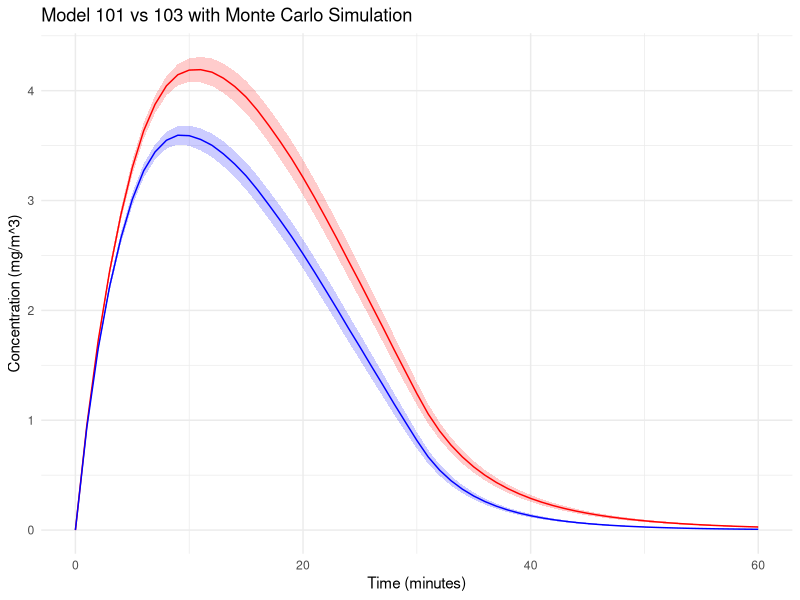
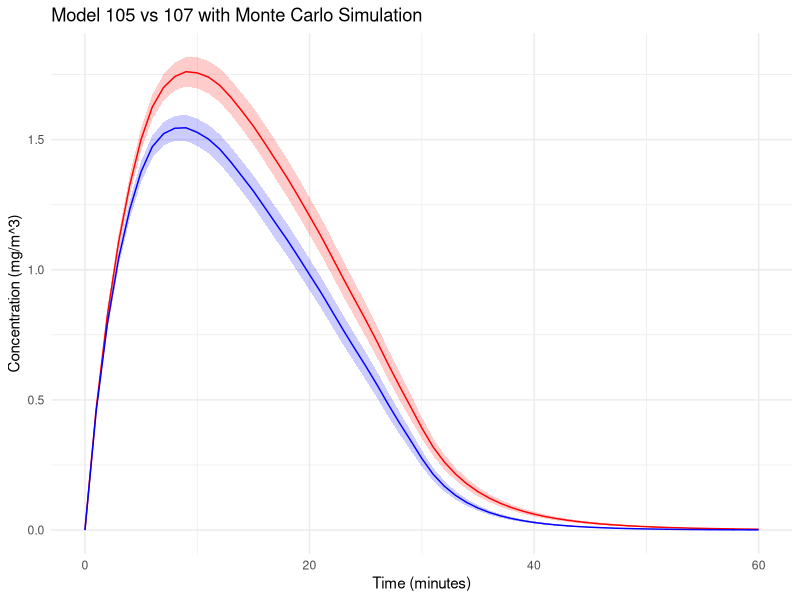

Reproduce these figures in R, in order.
# Define Model 100 with the gamma factor
model_100 <- function(G, Q, gamma) {
  C_steady <- gamma * G / Q
  return(C_steady)
}

# Define Model 101
model_101 <- function(G, Q, V, t_g, T) {
  # Create a time vector
  time_vector <- seq(0, T, by = 1)
  
# Calculate the phase of concentration increase
  C_rise <- sapply(time_vector, function(t) {
    if (t <= t_g) {
      return((G / Q) * (1 - exp((-Q * t) / V )))
    } else {
      return(NA)
    }
  })          
  
  # Concentration at the end of the emission phase as the initial concentration for the decay phase
  C0 <- (G / Q) * (1 - exp(-Q * t_g / V ))
  
  # Calculate the concentration decay phase
  C_decay <- sapply(time_vector, function(t) {
    if (t > t_g) {
      return(C0 * exp(-Q * (t - t_g) / V ))
    } else {
      return(NA)
    }
  })
  
  return(list(time = time_vector, concentration_rise = C_rise, concentration_decay = C_decay))
}


T <- 60   # Total time (minutes)
t_g <- 15 # Time of generation (minutes)
G <- 100  # mg/min
Q <- 20   # m^3/min
epsilon_L <- 0.5  # Efficiency of local exhaust
epsilon_L_F <- 0.75  # Efficiency of local exhaust filtration
Q_R <- 5  # m^3/min
epsilon_RF <- 0.9  # Efficiency of recirculation filtration
V <- 100  # m^3
gamma <- 0.25  


# Calculation of steady-state concentrations for model 100
C_steady_100 <- model_100(G, Q, gamma)

# Calculation of steady-state concentrations for model 101
results_101 <- model_101(G, Q, V, t_g, T)


# Define Model 102
model_102 <- function(G, Q, Q_R, epsilon_RF, gamma) {
  C_bar <- (gamma * G) / (Q + epsilon_RF * Q_R)
  C_RF <- C_bar * (1 - epsilon_RF)
  return(list(C_bar = C_bar, C_RF = C_RF))
}


# Define Model 103
model_103 <- function(G, Q, Q_R, epsilon_RF, V, t_g, T) {
  Q_instead <- Q + epsilon_RF * Q_R
  return(model_101(G, Q_instead, V, t_g, T))
}

T <- 60   # Total time (minutes)
t_g <- 15 # Time of generation (minutes)
G <- 100  # mg/min
Q <- 20   # m^3/min
epsilon_L <- 0.5  # Efficiency of local exhaust
epsilon_L_F <- 0.75  # Efficiency of local exhaust filtration
Q_R <- 5  # m^3/min
epsilon_RF <- 0.9  # Efficiency of recirculation filtration
V <- 100  # m^3
gamma <- 0.25  

results_102 <- model_102(G, Q, Q_R, epsilon_RF, gamma)
results_103 <- model_103(G, Q, Q_R, epsilon_RF, V, t_g, T)

#Visualization
library(ggplot2)
C_bar_1 <- results_102$C_bar

results_103_df <- data.frame(Time = results_103$time, 
                             Concentration = c(results_103$concentration_rise, results_103$concentration_decay))
results_103_df <- results_103_df[!is.na(results_103_df$Concentration), ]

# Monte Carlo

G_range <- c(60, 150)
Q_range <- c(10, 30)
Q_R_range <- c(2, 10)
V_range <- c(60, 150)
t_g_range <- c(5, 30)
T <- 60
gamma_range <- t_g_range / T
epsilon_RF_range <- c(0.5, 0.95)

# simulation times
n_simulations <- 1000

results_101 <- vector("list", n_simulations)
results_103 <- vector("list", n_simulations)

# Monte Carlo simulation
set.seed(123)
for (i in 1:n_simulations) {
    # Randomly selection
    G <- runif(1, G_range[1], G_range[2])
    Q <- runif(1, Q_range[1], Q_range[2])
    Q_R <- runif(1, Q_R_range[1], Q_R_range[2])
    V <- runif(1, V_range[1], V_range[2])
    t_g <- runif(1, t_g_range[1], t_g_range[2])
    gamma <- runif(1, gamma_range[1], gamma_range[2])
    epsilon_RF <- runif(1, epsilon_RF_range[1], epsilon_RF_range[2])
    
    results_101[[i]] <- model_101(G, Q, V, t_g, T)
    results_103[[i]] <- model_103(G, Q, Q_R, epsilon_RF, V, t_g, T)
}

# Transfer to data.frame
df_101 <- do.call(rbind, lapply(results_101, function(x) data.frame(Time = x$time, Concentration = c(x$concentration_rise, x$concentration_decay))))
df_103 <- do.call(rbind, lapply(results_103, function(x) data.frame(Time = x$time, Concentration = c(x$concentration_rise, x$concentration_decay))))

                                
average_and_ci <- function(df, n) {
    df_summary <- aggregate(Concentration ~ Time, data = df, mean)
    df_summary$SD <- aggregate(Concentration ~ Time, data = df, sd)$Concentration
    df_summary$CI_lower <- df_summary$Concentration - qt(0.975, df=n-1) * df_summary$SD / sqrt(n)
    df_summary$CI_upper <- df_summary$Concentration + qt(0.975, df=n-1) * df_summary$SD / sqrt(n)
    return(df_summary)
}

average_101 <- average_and_ci(df_101, n_simulations)
average_103 <- average_and_ci(df_103, n_simulations)

# 绘制平均曲线和置信区间
ggplot() +
    geom_ribbon(data = average_101, aes(x = Time, ymin = CI_lower, ymax = CI_upper), fill = "red", alpha = 0.2) +
    geom_line(data = average_101, aes(x = Time, y = Concentration), color = "red") +
    geom_ribbon(data = average_103, aes(x = Time, ymin = CI_lower, ymax = CI_upper), fill = "blue", alpha = 0.2) +
    geom_line(data = average_103, aes(x = Time, y = Concentration), color = "blue") +
    labs(title = "Model 101 vs 103 with Monte Carlo Simulation",
         x = "Time (minutes)", 
         y = "Concentration (mg/m^3)") +
    theme_minimal()






# Define Model 104
model_104 <- function(G, Q, Q_L, epsilon_L, gamma) {
  C_avg <- (gamma * G * (1 - epsilon_L)) / (Q + Q_L)
  C_L_avg <- C_avg + (epsilon_L * gamma * G) / Q_L
  return(list(C_avg = C_avg, C_L_avg = C_L_avg))
}


# Define Model 105
model_105 <- function(G, Q, Q_L, epsilon_L, V, t_g, T) {
  # Create a time vector
  time_vector <- seq(0, T, by = 1)
  
  C_rise <- sapply(time_vector, function(t) {
    if (t <= t_g) {
      return(((G * (1 - epsilon_L)) / (Q + Q_L)) * (1 - exp((-(Q + Q_L) * t) / V)))
    } else {
      return(NA)
    }
  })
  
  C0 <- (G * (1 - epsilon_L)) / (Q + Q_L) * (1 - exp((-(Q + Q_L) * t_g) / V))
  
  C_decay <- sapply(time_vector, function(t) {
    if (t > t_g) {
      return(C0 * exp((-(Q + Q_L) * (t - t_g)) / V))
    } else {
      return(NA)
    }
  })
  
  return(list(time = time_vector, concentration_rise = C_rise, concentration_decay = C_decay))
}


# Define Model 106
model_106 <- function(G, Q, Q_L, epsilon_L, Q_R, epsilon_RF, gamma) {
  C_avg <- (gamma * G * (1 - epsilon_L)) / ((Q + epsilon_RF * Q_R) + Q_L)
  C_L_avg <- C_avg + (epsilon_L * gamma * G) / Q_L
  C_RF <- C_avg * (1 - epsilon_RF)
  return(list(C_avg = C_avg, C_L_avg = C_L_avg, C_RF = C_RF))
}


# Define Model 107
model_107 <- function(G, Q, Q_L, epsilon_L, Q_R, epsilon_RF, V, t_g, T) {
  Q_instead <- Q + epsilon_RF * Q_R
  return(model_105(G, Q_instead, Q_L, epsilon_L, V, t_g, T))
}


T <- 60   # Total time (minutes)
t_g <- 15 # Time of generation (minutes)
G <- 100  # mg/min
Q <- 20   # m^3/min
Q_L <- 5  # m^3/min
epsilon_L <- 0.5  # Efficiency of local exhaust
epsilon_L_F <- 0.75  # Efficiency of local exhaust filtration
Q_R <- 5  # m^3/min
epsilon_RF <- 0.9  # Efficiency of recirculation filtration
V <- 100  # m^3
gamma <- 0.25 


# Monte Carlo

G_range <- c(60, 150)
Q_range <- c(10, 30)
Q_L_range <- c(2, 8)
epsilon_L_range <- c(0.2, 0.8)
epsilon_L_F_range <- c(0.5, 0.95)
Q_R_range <- c(2, 10)
epsilon_RF_range <- c(0.5, 0.95)
V_range <- c(60, 150)
t_g_range <- c(5, 30)
T <- 60
gamma_range <- t_g_range / T


# simulation times
n_simulations <- 1000

results_105 <- vector("list", n_simulations)
results_107 <- vector("list", n_simulations)

# Monte Carlo simulation
set.seed(123)
for (i in 1:n_simulations) {
    # Randomly selection
    G <- runif(1, G_range[1], G_range[2])
    Q <- runif(1, Q_range[1], Q_range[2])
    Q_L <- runif(1, Q_L_range[1], Q_L_range[2])
    epsilon_L <- runif(1, epsilon_L_range[1], epsilon_L_range[2])
    epsilon_L_F <- runif(1, epsilon_L_F_range[1], epsilon_L_F_range[2])
    Q_R <- runif(1, Q_R_range[1], Q_R_range[2])
    V <- runif(1, V_range[1], V_range[2])
    t_g <- runif(1, t_g_range[1], t_g_range[2])
    gamma <- runif(1, gamma_range[1], gamma_range[2])
    epsilon_RF <- runif(1, epsilon_RF_range[1], epsilon_RF_range[2])
    
    results_105[[i]] <- model_105(G, Q, Q_L, epsilon_L, V, t_g, T)
    results_107[[i]] <- model_107(G, Q, Q_L, epsilon_L, Q_R, epsilon_RF, V, t_g, T)
}

# Transfer to data.frame
df_105 <- do.call(rbind, lapply(results_105, function(x) data.frame(Time = x$time, 
Concentration = c(x$concentration_rise, x$concentration_decay))))

df_107 <- do.call(rbind, lapply(results_107, function(x) data.frame(Time = x$time, 
Concentration = c(x$concentration_rise, x$concentration_decay))))

                                
average_and_ci <- function(df, n) {
    df_summary <- aggregate(Concentration ~ Time, data = df, mean)
    df_summary$SD <- aggregate(Concentration ~ Time, data = df, sd)$Concentration
    df_summary$CI_lower <- df_summary$Concentration - qt(0.975, df=n-1) * df_summary$SD / sqrt(n)
    df_summary$CI_upper <- df_summary$Concentration + qt(0.975, df=n-1) * df_summary$SD / sqrt(n)
    return(df_summary)
}

average_105 <- average_and_ci(df_105, n_simulations)
average_107 <- average_and_ci(df_107, n_simulations)


ggplot() +
    geom_ribbon(data = average_105, aes(x = Time, ymin = CI_lower, ymax = CI_upper), fill = "red", alpha = 0.2) +
    geom_line(data = average_105, aes(x = Time, y = Concentration), color = "red") +
    geom_ribbon(data = average_107, aes(x = Time, ymin = CI_lower, ymax = CI_upper), fill = "blue", alpha = 0.2) +
    geom_line(data = average_107, aes(x = Time, y = Concentration), color = "blue") +
    labs(title = "Model 105 vs 107 with Monte Carlo Simulation",
         x = "Time (minutes)", 
         y = "Concentration (mg/m^3)") +
    theme_minimal()
  theme_minimal()

